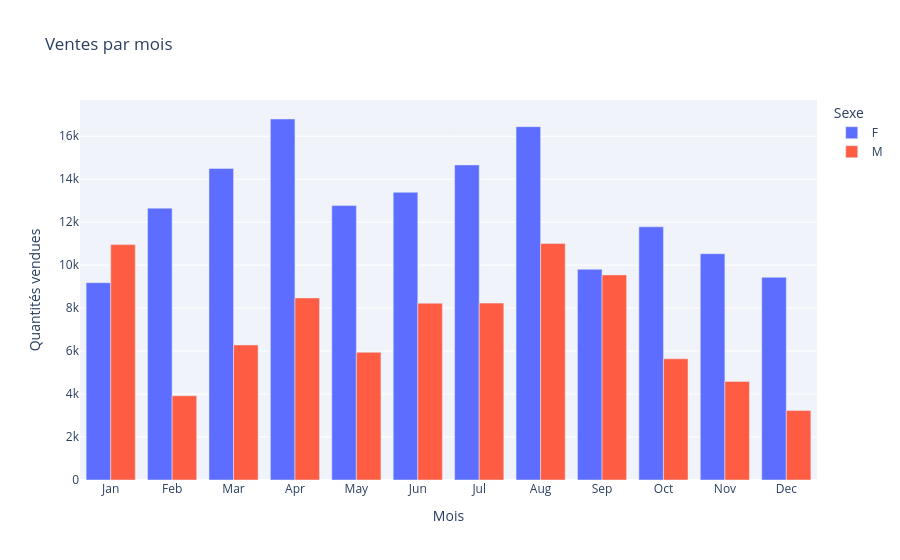

This figure's notebook cell:
### Code cell
import calendar
def plot_vente_mois(data, abbr=False):
    
    # Agréger les quantités par mois et genre
    df_vente = (
        data.groupby(['Month', 'Gender'])['Quantity']
        .sum()
        .reset_index()
        .sort_values('Month')
    )
    
    # Remplacer les numéros de mois par des noms
    df_vente['Mois'] = df_vente['Month'].apply(
        lambda x: calendar.month_abbr[x] if abbr else calendar.month_name[x]
    )
    
    fig = px.bar(
        df_vente,
        x='Mois',
        y='Quantity',
        color='Gender',
        barmode='group',
        title="Ventes par mois",
        labels={'Quantity': 'Quantités vendues', 'Mois': 'Mois', 'Gender': 'Sexe'},
        color_discrete_map={'F': '#5D6DFF', 'M': '#FF5D43'},
        category_orders={'Mois': [
            calendar.month_abbr[i] if abbr else calendar.month_name[i]
            for i in range(1, 13)
        ]}
    )
    
    fig.update_layout(
        plot_bgcolor='rgba(240,244,250,1)',
        paper_bgcolor='white',
        xaxis_title="Mois",
        yaxis_title="Quantités vendues",
        legend_title="Sexe"
    )
    
    return fig


fig_vente_mois = plot_vente_mois(df, abbr=True)  # abbr=True pour noms courts (Jan, Feb...)
fig_vente_mois.show()

### Figure 1 — Plotly figure (JSON) as saved in the notebook; plotly's stock layout.template omitted (floating-point values rounded to 4 significant figures)
{"data": [{"alignmentgroup": "True", "hovertemplate": "Sexe=F<br>Mois=%{x}<br>Quantités vendues=%{y}<extra></extra>", "legendgroup": "F", "marker": {"color": "#5D6DFF", "pattern": {"shape": ""}}, "name": "F", "offsetgroup": "F", "orientation": "v", "showlegend": true, "textposition": "auto", "type": "bar", "x": ["Jan", "Feb", "Mar", "Apr", "May", "Jun", "Jul", "Aug", "Sep", "Oct", "Nov", "Dec"], "xaxis": "x", "y": [9184.0, 12650.0, 14500.0, 16800.0, 12770.0, 13390.0, 14660.0, 16440.0, 9807.0, 11780.0, 10530.0, 9435.0], "yaxis": "y"}, {"alignmentgroup": "True", "hovertemplate": "Sexe=M<br>Mois=%{x}<br>Quantités vendues=%{y}<extra></extra>", "legendgroup": "M", "marker": {"color": "#FF5D43", "pattern": {"shape": ""}}, "name": "M", "offsetgroup": "M", "orientation": "v", "showlegend": true, "textposition": "auto", "type": "bar", "x": ["Jan", "Feb", "Mar", "Apr", "May", "Jun", "Jul", "Aug", "Sep", "Oct", "Nov", "Dec"], "xaxis": "x", "y": [10960.0, 3921.0, 6286.0, 8474.0, 5943.0, 8229.0, 8233.0, 11010.0, 9546.0, 5642.0, 4588.0, 3232.0], "yaxis": "y"}], "layout": {"barmode": "group", "legend": {"title": {"text": "Sexe"}, "tracegroupgap": 0}, "paper_bgcolor": "white", "plot_bgcolor": "rgba(240,244,250,1)", "title": {"text": "Ventes par mois"}, "xaxis": {"anchor": "y", "categoryarray": ["Jan", "Feb", "Mar", "Apr", "May", "Jun", "Jul", "Aug", "Sep", "Oct", "Nov", "Dec"], "categoryorder": "array", "domain": [0, 1], "title": {"text": "Mois"}}, "yaxis": {"anchor": "x", "domain": [0, 1], "title": {"text": "Quantités vendues"}}}}
